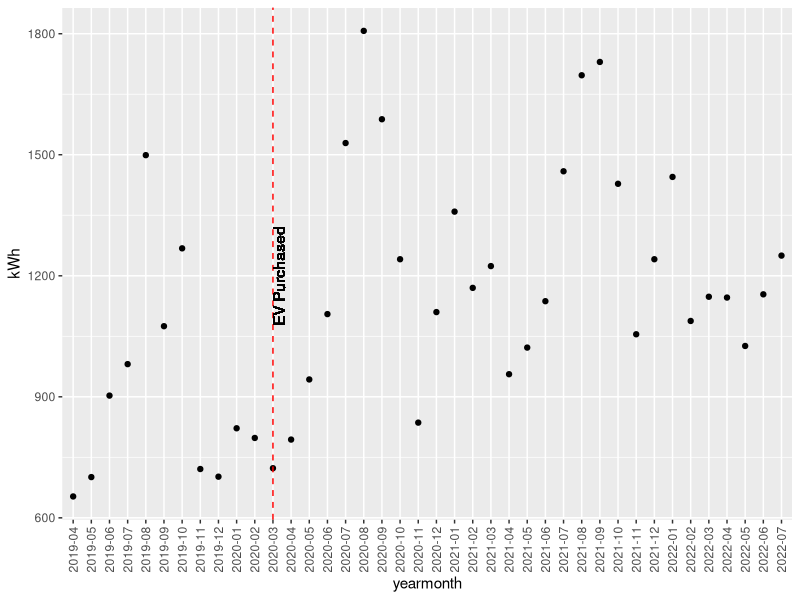

Write the R code that produced this figure.
## ---- chunk 1
knitr::opts_chunk$set(echo = TRUE)

require(ggplot2)
require(stringr)
## ---- chunk 2
actual <- read.csv("ActualData.csv")

forecast <- read.csv("ForecastData.csv")
forecast$yearmonth <- paste0(forecast$Year, "-", stringr::str_pad(forecast$Month, pad = "0", width = 2))
forecast$kWh <- as.numeric(gsub(",", "", forecast$kWh))
forecast$Transmission <- as.numeric(gsub("[$]", "", forecast$Transmission))
forecast$Customer <- as.numeric(gsub("[$]", "", forecast$Customer))
forecast$Distribution <- as.numeric(gsub("[$]", "", forecast$Distribution))
forecast$Generation <- as.numeric(gsub("[$]", "", forecast$Generation))
## ---- chunk 3
ggplot(forecast, aes(x = yearmonth, y = kWh)) + geom_point() +
  theme(axis.text.x = element_text(angle = 90, vjust = 0.5)) +
  geom_vline(aes(xintercept = "2020-03"), col = "red", lty = 2) +
  geom_text(aes(x = "2020-03", y = 1200), label = "EV Purchased", angle = 90, vjust = 1)
## ---- chunk 4
forecast_usage_per_year <- mean(forecast$kWh[16:length(forecast$kWh)])*12
forecast_trans_per_year <- mean(forecast$Transmission[28:40])*12
forecast_dist_per_year <- mean(forecast$Distribution[28:40])*12
forecast_cust_per_year <- forecast$Customer[40]*12
forecast_gen_per_year <- mean(forecast$kWh[16:length(forecast$kWh)])*12 * forecast$Generation.per.kWh[40]
forecast_bill_total <- forecast_trans_per_year + forecast_dist_per_year + forecast_cust_per_year + forecast_gen_per_year
blue_raven_production <- 13380
ecohouse_production <- 15453
blue_raven_eff <- .92
ecohouse_eff <- 0.8
## ---- chunk 5
years <- 2022:2052
usage <- c(15408, rep(15285, 30))
cost_no_solar <- c(2077, forecast_bill_total*(1+0.04)^(1:30))
1-(.92)^(1/30)
generation_blue <- c(0, blue_raven_production*(blue_raven_eff^(1/25))^(1:30))
generation_eco <- c(0, ecohouse_production*(ecohouse_eff^(1/25))^(1:30))
offset_blue <- c(-46341+12049, rep(0, 30)) + generation_blue*forecast$Generation.per.kWh[40]*(1+0.04)^(0:30)
offset_eco <- c(-42500+12750, rep(0, 30)) + generation_eco*forecast$Generation.per.kWh[40]*(1+0.04)^(0:30)
